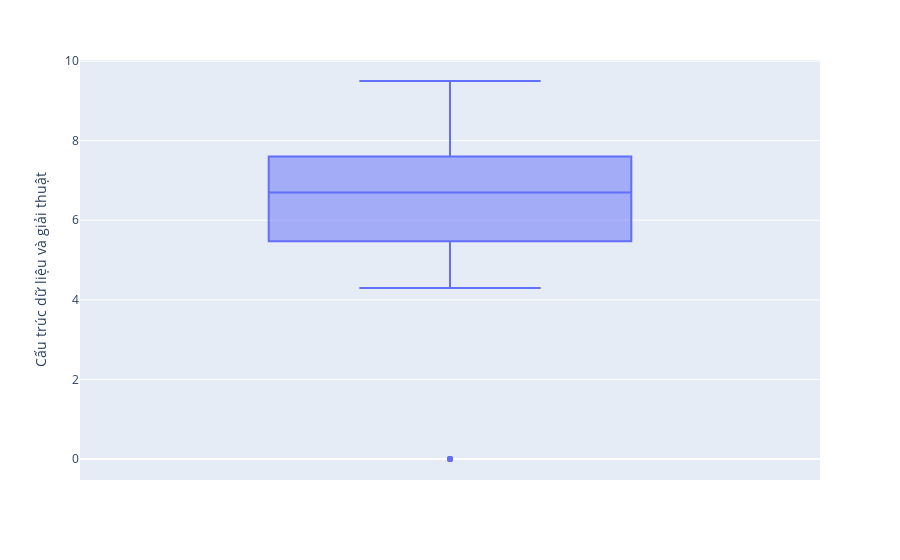

Notebook code cell kept with this figure:
### Code cell
make_boxplot('Cấu trúc dữ liệu và giải thuật')

### Figure 1 — Plotly figure (JSON) as saved in the notebook; plotly's stock layout.template omitted (floating-point values rounded to 4 significant figures)
{"data": [{"alignmentgroup": "True", "customdata": [["Đinh Tuấn Anh"], ["Hà Bảo Anh"], ["Lưu Đức Anh"], ["Trần Nam Bá"], ["Ngô Đức Bảo"], ["Trịnh Thị Bảo Bảo"], ["Đỗ Xuân Đức Chung"], ["Phạm Tài Đức Phú Đa"], ["Lê Tấn Đạt"], ["Phạm Hà Văn Đông"], ["Trịnh Ngọc Đức"], ["Tăng Hoài Duy"], ["Thái Thị Hiền"], ["Phạm Thế Hiển"], ["Trần Minh Hiếu"], ["Nguyễn Thị Thanh Hòa"], ["Ngô Quốc Hoàng"], ["Hồ Quang Huy"], ["Lương Quang Khải"], ["Phạm Hoàng Duy Khang"], ["Lê Mỹ Thanh Lành"], ["Trần Hồ Phi Long"], ["Trương Thị Cẩm Ly"], ["Quách Trọng Nghĩa"], ["Nguyễn Thành Nhân"], ["Nguyễn Văn Phúc Nhân"], ["Lưu Thị Yến Nhi"], ["Lê Huy Phát"], ["Lê Thanh Phong"], ["Phan Nguyễn Mai Phương"], ["Vũ Minh Quang"], ["Nguyễn Quang Quốc"], ["Dương Văn Sang"], ["Nguyễn Tuấn Sinh"], ["Phạm Trung Sơn"], ["Nguyễn Tiến Sỹ"], ["Văn Sỹ"], ["Lê Duy Tâm"], ["Phan Nguyễn Trọng Tân"], ["Trương Nguyễn Duy Tân"], ["Đỗ Văn Thắng"], ["Nguyễn Đức Thịnh"], ["Phạm Huỳnh Trường Thịnh"], ["Trần Xuân Thủy"], ["Lê Văn Tiến"], ["Nguyễn Đặng Minh Toại"], ["Huỳnh Minh Toàn"], ["Nguyễn Anh Toàn"], ["Lưu Hoàng Ngọc Trinh"], ["Lê Văn Trung"], ["Nguyễn Tuấn Trung"], ["Phạm Thành Trung"], ["Phan Chí Trung"], ["Đào Duy Trường"], ["Đoàn Minh Trường"], ["Huỳnh Anh Tú"], ["Nguyễn Văn Anh Tuấn"], ["Phạm Minh Tuấn"], ["Phan Lê Hoàng Việt"], ["Trần Tuấn Vũ"]], "hovertemplate": "Cấu trúc dữ liệu và giải thuật=%{y}<br>Họ và tên=%{customdata[0]}<extra></extra>", "legendgroup": "", "marker": {"color": "#636efa"}, "name": "", "notched": false, "offsetgroup": "", "orientation": "v", "showlegend": false, "type": "box", "x0": " ", "xaxis": "x", "y": [6.1, 7.2, 5.7, 7.1, null, 7.2, null, 4.3, null, 5.2, 5.5, 5.2, 7.3, 6.6, 6.9, null, 8.4, 7.6, 0, 6.7, 6.4, 6, 8.5, 5.4, 0, 5.7, 9.5, 6.3, 7.6, 4.6, 7.3, 6.6, null, 7.4, 6.3, 6, 8, 7.2, 7.6, 5.7, 7.8, 6.7, 7, 8.2, null, 4.7, 8.2, 7.1, 0, 5.3, null, 8.9, 8.2, 5.5, 9.1, 5, 8.9, 0, 4.6, 7.7], "y0": " ", "yaxis": "y"}], "layout": {"boxmode": "group", "legend": {"tracegroupgap": 0}, "margin": {"t": 60}, "xaxis": {"anchor": "y", "domain": [0, 1]}, "yaxis": {"anchor": "x", "domain": [0, 1], "title": {"text": "Cấu trúc dữ liệu và giải thuật"}}}}
